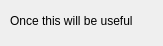
<?xml version="1.0" encoding="UTF-8"?>
<ui version="4.0">
 <class>Dialog3d</class>
 <widget class="QDialog" name="Dialog3d">
  <property name="geometry">
   <rect>
    <x>0</x>
    <y>0</y>
    <width>163</width>
    <height>46</height>
   </rect>
  </property>
  <property name="windowTitle">
   <string>Dialog</string>
  </property>
  <widget class="QLabel" name="label">
   <property name="geometry">
    <rect>
     <x>10</x>
     <y>10</y>
     <width>171</width>
     <height>21</height>
    </rect>
   </property>
   <property name="text">
    <string>Once this will be useful</string>
   </property>
  </widget>
 </widget>
 <resources/>
 <connections/>
</ui>
